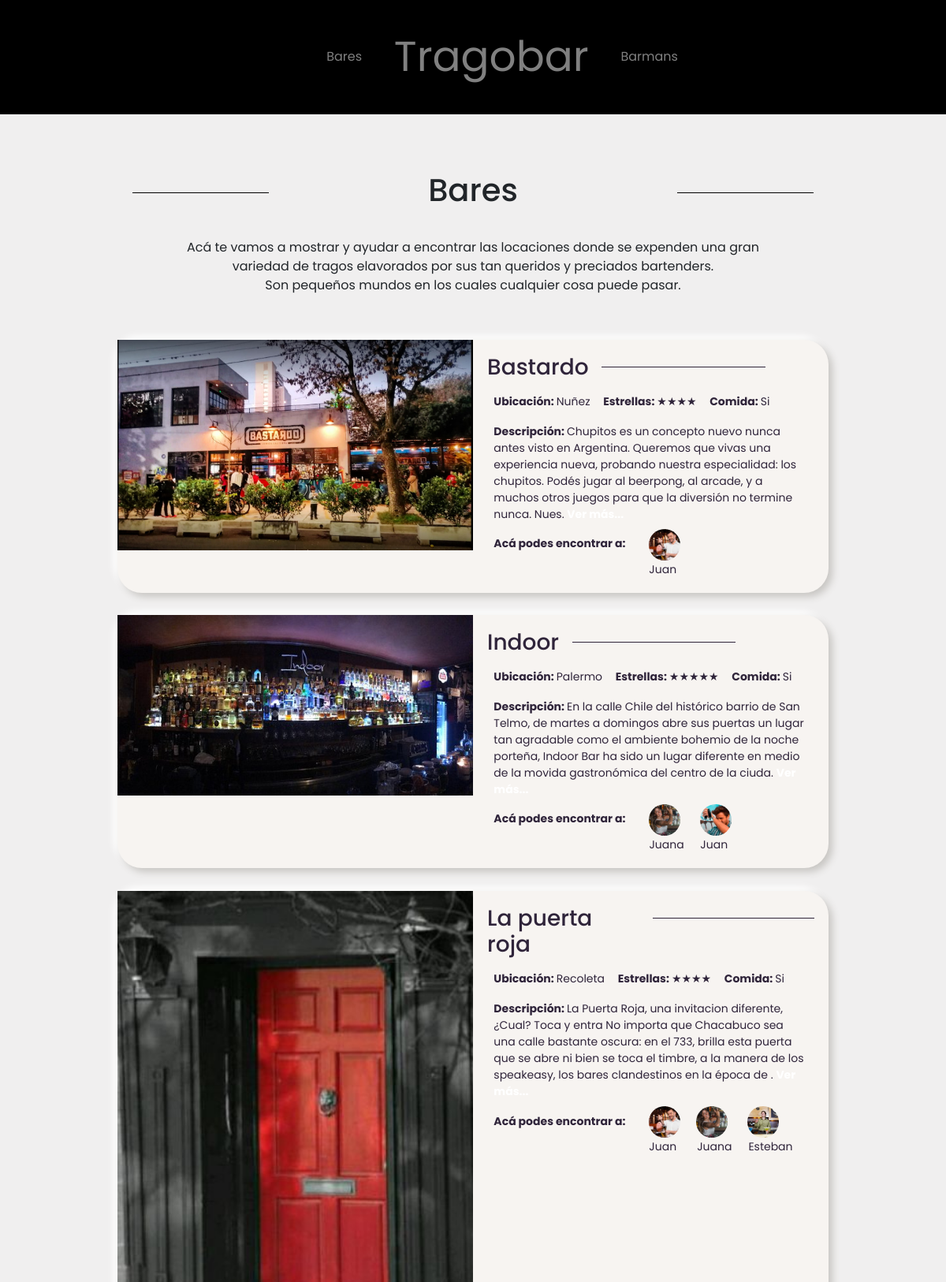
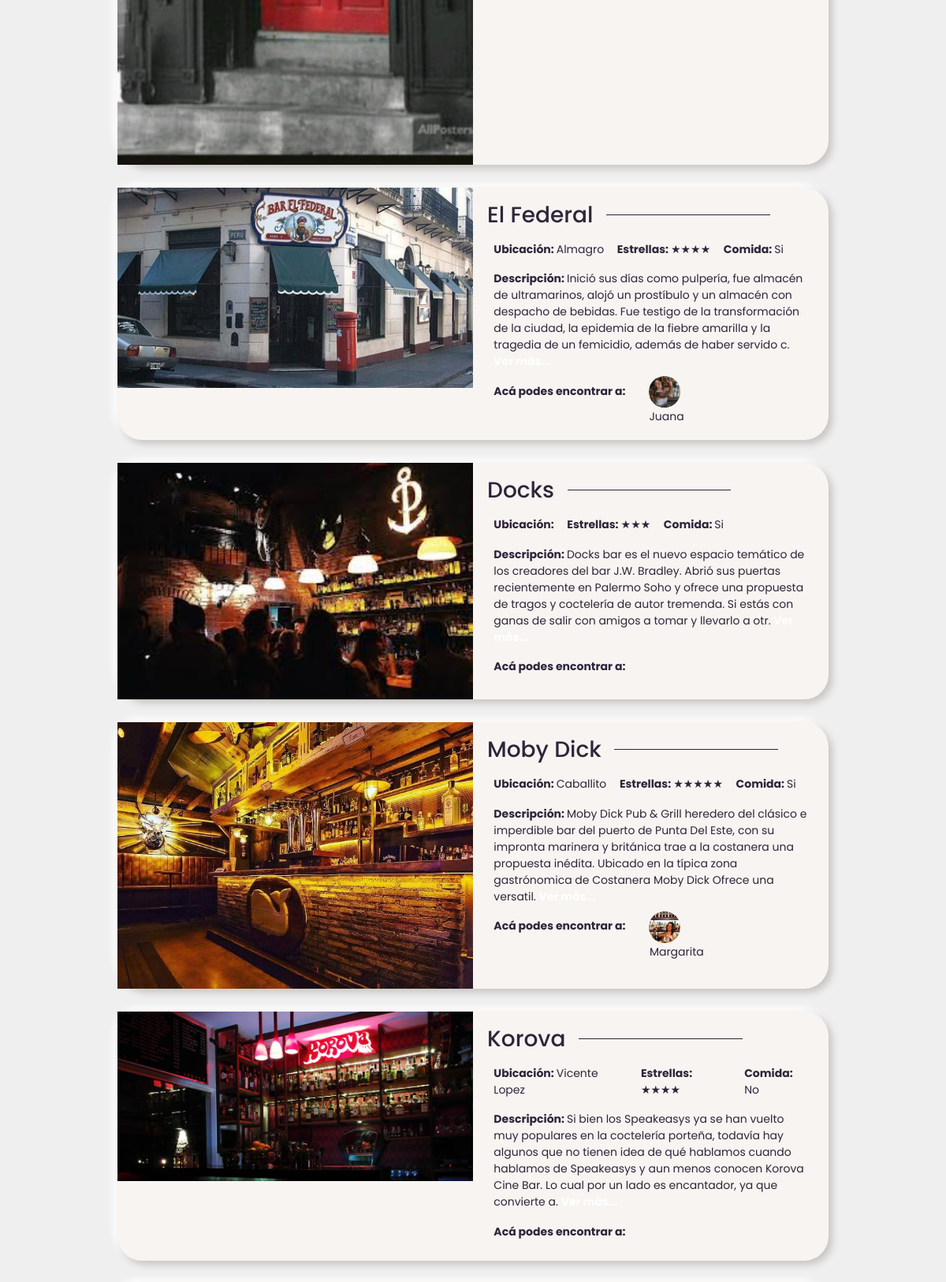
Page /Bares.php (upper part) on the committed database (2 pictures, top to bottom).
### tables this page shows
CREATE TABLE `bar` (
  `id_bar` int(10) UNSIGNED NOT NULL,
  `name` varchar(255) DEFAULT NULL,
  `localidad` varchar(255) DEFAULT NULL,
  `estrellas` varchar(255) DEFAULT NULL,
  `comida` varchar(255) NOT NULL,
  `descripcion` varchar(10000) DEFAULT NULL,
  `img` varchar(255) DEFAULT NULL,
  `intro` varchar(255) DEFAULT NULL
);

CREATE TABLE `barman` (
  `id_barman` int(10) UNSIGNED NOT NULL,
  `nombre` varchar(100) NOT NULL,
  `apellido` varchar(100) NOT NULL,
  `edad` int(10) UNSIGNED NOT NULL,
  `descripcion` varchar(255) DEFAULT NULL,
  `especialidad` varchar(100) DEFAULT NULL,
  `imgs` varchar(255) DEFAULT NULL
);

### Bares.php (the view)
<?php
    require 'parciales/header.php';
    $consulta_bar = 'SELECT * FROM bar';
    $resultados_bar = mysqli_query($conexionDB, $consulta_bar);
    $consulta_barman = 'SELECT * FROM barman';
    $resultados_barman = mysqli_query($conexionDB, $consulta_barman);
?>
<div class="container-fluid" id="bars">
    <div class="d-flex flex-column">
        <div class="d-flex justify-content-between titulo">
            <hr class="align-self-center">
            <h1>Bares</h1>
            <hr class="align-self-center">
        </div>
        <p class="align-self-center txt">Acá te vamos a mostrar y ayudar a encontrar
            las locaciones donde se expenden una gran variedad de tragos elavorados
            por sus tan queridos y preciados bartenders.
            <br>
            Son pequeños mundos en los cuales cualquier cosa puede pasar.</p>
    </div>
    <?php
    foreach($resultados_bar as $bar) {
        $id_bar = $bar['id_bar'];
        $estrellas = $bar['estrellas'];
        ?>
        <div class="row bar">
            <div class="col-sm-12 col-md-6 img-bar">
                <img class="img-fluid" width="100%" src="<?="img/".$bar['img']?>" alt="<?= $bar['name']?>">
            </div>
            <div class="col-sm-12 col-md-6 info-bar">
                <div class="d-flex">
                    <h3><?= $bar ['name']?></h3>
                    <hr>
                </div>
                <div class="d-flex">
                    <p class="upper"><b>Ubicación: </b><?= $bar['localidad']?></p>
                    <p><b>Estrellas: </b> <?php
                        require "parciales/estrellas.php" ?></p>
                    <p class="upper"><b>Comida: </b><?= $bar['comida']?></p>
                </div>
                <p class="descripcion"><b>Descripción: </b><?= $bar['intro']?>. <a href="bar.php?id=<?=$bar['id_bar'];?>"><b>Ver más...</b></a></p>
                <?php
                require "parciales/bar_tiene_barmans.php" ?>
            </div>
        </div>
    <?php } ?>
</div>
<?php
    require 'parciales/footer.php';
?>

### parciales/estrellas.php
<?php
    for ($i=0; $i < $estrellas; $i++) {
        echo "&#9733";
    }
?>

### parciales/bar_tiene_barmans.php
<?php
    $consulta_enlace = 'SELECT * FROM barman_trabaja_bar WHERE id_bar='.$id_bar;
    $resultados_especificos = mysqli_query($conexionDB, $consulta_enlace);
    ?>
    <div class="d-flex circulitos-barmans justify-content-evenly">
        <p><b>Acá podes encontrar a:</b>
        <?php
            foreach($resultados_especificos as $barman_especifico){
                foreach($resultados_barman as $barman){
                    if ($barman_especifico['id_barman'] == $barman['id_barman']) { ?>
                        <div class="d-flex flex-column cont-chiquito">
                            <img class="img-fluid rounded-circle"
                            width="40px"
                            src="<?="img/".$barman['imgs']?>"
                            alt="<?=$barman['nombre']." ".$barman['apellido']?>">
                            <p><?= $barman['nombre']; ?></p>
                        </div>
        <?php       }
                }
        }
    ?>
    </div>

### css/style.css (style rules this page uses)
* { margin: 0; padding: 0; font-family: 'Poppins', sans-serif; }
a, a:hover { text-decoration: none; color: white; }
p { margin: 0; }
.upper { text-transform: capitalize; }
#barmans, #bars, #nosotros, #registro, #bar { background-color: #f0efef; padding: 2% 10% 5% 10%; }
.titulo { margin: 5%; text-align: center; }
.titulo hr { width: 20%; border-top: 1px solid rgba(0, 0, 0, 1); }
#bars .titulo { margin-bottom: 0; }
.txt { width: 80%; text-align: center; margin: 3% auto; }
.bar { color: #2f243a; margin: 3%; border-radius: 31px; background: #f7f4f1; box-shadow: 5px 5px 10px #c8c6c3, -5px -5px 10px #ffffff; }
.img-bar { padding: 0; }
.info-bar { padding: 2%; }
.info-bar p { text-align: left; padding: 2%; font-size: 10.5pt; }
.info-bar hr { border-top: 1px solid #2f243a; opacity: 1; width: 50%; margin-left: 4% }
.circulitos-barmans { text-align: center; }
.cont-chiquito { margin-left: 5%; }

### rows in the picture
bar: img (picture), name "Bastardo", localidad "Nuñez", estrellas "4" (drawn), comida "Si", intro "Chupitos es un concepto nuevo nunca antes visto en Argentina. Queremos que vivas una experiencia nueva, probando nuestra especialidad: los chupitos. Podés jugar al beerpong, al arcade, y a muchos otros juegos para que la diversión no termine nunca. Nues"
barman: imgs (picture), nombre "Juan"
bar: img (picture), name "Indoor", localidad "Palermo", estrellas "4,5" (drawn), comida "Si", intro "En la calle Chile del histórico barrio de San Telmo, de martes a domingos abre sus puertas un lugar tan agradable como el ambiente bohemio de la noche porteña, Indoor Bar ha sido un lugar diferente en medio de la movida gastronómica del centro de la ciuda"
barman: imgs (picture), nombre "Juana"
barman: imgs (picture), nombre "Juan"
bar: img (picture), name "La puerta roja", localidad "Recoleta", estrellas "4" (drawn), comida "Si", intro "La Puerta Roja, una invitacion diferente, ¿Cual? Toca y entra No importa que Chacabuco sea una calle bastante oscura: en el 733, brilla esta puerta que se abre ni bien se toca el timbre, a la manera de los speakeasy, los bares clandestinos en la época de"
barman: imgs (picture), nombre "Esteban"
bar: img (picture), name "El Federal", localidad "Almagro", estrellas "4" (drawn), comida "Si", intro "Inició sus días como pulpería, fue almacén de ultramarinos, alojó un prostíbulo y un almacén con despacho de bebidas. Fue testigo de la transformación de la ciudad, la epidemia de la fiebre amarilla y la tragedia de un femicidio, además de haber servido c"
bar: img (picture), name "Docks", estrellas "3" (drawn), comida "Si", intro "Docks bar es el nuevo espacio temático de los creadores del bar J.W. Bradley. Abrió sus puertas recientemente en Palermo Soho y ofrece una propuesta de tragos y coctelería de autor tremenda. Si estás con ganas de salir con amigos a tomar y llevarlo a otr"
bar: img (picture), name "Moby Dick", localidad "Caballito", estrellas "4,5" (drawn), comida "Si", intro "Moby Dick Pub & Grill heredero del clásico e imperdible bar del puerto de Punta Del Este, con su impronta marinera y británica trae a la costanera una propuesta inédita. Ubicado en la típica zona gastrónomica de Costanera Moby Dick Ofrece una versatil"
barman: imgs (picture), nombre "Margarita"
bar: img (picture), name "Korova", localidad "Vicente Lopez", estrellas "4" (drawn), comida "No", intro "Si bien los Speakeasys ya se han vuelto muy populares en la coctelería porteña, todavía hay algunos que no tienen idea de qué hablamos cuando hablamos de Speakeasys y aun menos conocen Korova Cine Bar. Lo cual por un lado es encantador, ya que convierte a"
